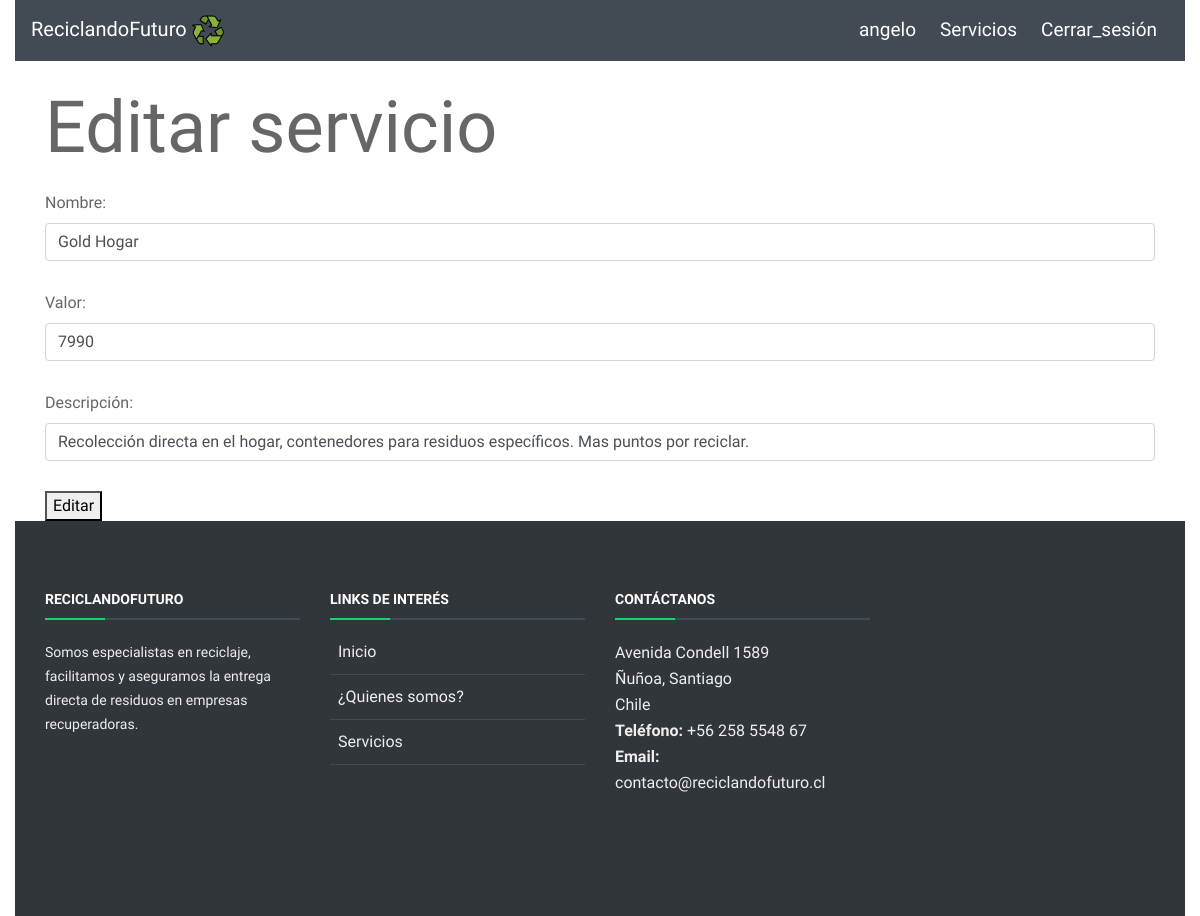
Screenshot of /editar_servicio/17 (signed in) with the database file from the repository.
### gestion_usuario/models.py (models this page shows, shortened)
class Servicio(models.Model):
    nombreservicio = models.CharField(max_length=20)
    valorservicio = models.IntegerField()
    descripcionservicio = models.CharField(max_length=200)

### gestion_usuario/views.py (the view)
# urls.py: path('editar_servicio/<int:servicio_id>', views.editar_servicio),
def editar_servicio(request, servicio_id):
    if request.user.is_authenticated:
        instancia= Servicio.objects.get(id=servicio_id)
        form=  RegistraServicio(instance=instancia)
        if request.method=="POST":
            form= RegistraServicio(request.POST, instance=instancia)
            if form.is_valid():
                instancia= form.save(commit=False)
                instancia.save()
                return redirect('servicio/listar_servicios/')
        return render(request, "gestion_usuario/servicio/editar_servicio.html",{'form':form})
    else:
            return render(request, 'principal.html', {})

### gestion_usuario/forms.py
class RegistraServicio(forms.ModelForm):
    class Meta():
        model = Servicio
        fields = ('nombreservicio',
                'valorservicio',
                'descripcionservicio',
                )
        labels = {
            'nombreservicio': 'Nombre',
            'valorservicio': 'Valor',
            'descripcionservicio': 'Descripción',
        }
    def __init__(self, *args, **kwargs):
        super(RegistraServicio, self).__init__(*args, **kwargs)
        self.fields['nombreservicio'].widget.attrs.update({'class': 'form-control'})
        self.fields['valorservicio'].widget.attrs.update({'class': 'form-control'})
        self.fields['descripcionservicio'].widget.attrs.update({'class': 'form-control'})

### gestion_usuario/templates/gestion_usuario/servicio/editar_servicio.html (shortened to what this page needs)
{% extends 'base.html' %}
{% block content %}
    <br>
    <h1 class="display-3">Editar servicio</h1>
    <form method="POST">
        {{ form.as_p }}
        <button type="submit">Editar</button>
    </form>
{% endblock content %}

### templates/base.html (shortened to what this page needs)
{% load static %}
<!DOCTYPE html>
<html lang="en">
  <head>
    <link rel="stylesheet" href="{% static 'css/bootstrap.css' %}">
    <link rel="stylesheet" href="{% static 'css/estilo.css' %}">
    <link
      href="https://unpkg.com/ionicons@4.5.9-1/dist/css/ionicons.min.css"
      rel="stylesheet"
    />
  </head>
  <body>
    <div class="container-fluid">
      <nav id="cont-nav-color" class="navbar navbar-expand-lg col-sm-12">
          <a class="navbar-brand" href="{% url 'gestion_usuario:index' %}" style="color:black">
            <small>ReciclandoFuturo </small><img src="{% static 'img/recycle-sign.png' %}" alt="" class="logo" />
          </a>
          <div class="collapse navbar-collapse" id="navegadorContenido">
            <ul class="navbar-nav ml-auto">
              {% if not request.user.is_authenticated %}
                <li class="nav-item mx-2">
                  <a class="nav-link" href="{% url 'gestion_usuario:principal' %}">Inicio</a>
                </li>
                <li class="nav-item mx-2">
                  <a class="nav-link" href="{% url 'gestion_usuario:servicios' %}">Servicios</a>
                </li>
                <li class="nav-item mx-2">
                  <a class="nav-link" href="{% url 'gestion_usuario:contacto' %}">Contacto</a>
                </li>
                <li class="nav-item mx-1">
                  <a class="nav-link" href="{% url 'gestion_usuario:login' %}">Iniciar_sesión</a>
                </li>
                <li class="nav-item mx-1">
                  <a class="nav-link" href="{% url 'gestion_usuario:registrar' %}">Registrate</a>
                </li>
              {% else %}
                <li class="nav-item mx-1">
                  <a class="nav-link" href="{% url 'gestion_usuario:index' %}">{{ user.username }}</a>
                </li>
                <li class="nav-item mx-1">
                  <a class="nav-link"  href="{% url 'gestion_usuario:listar_servicios' %}">Servicios</a>
                </li>
                <li class="nav-item mx-1">
                  <a class="nav-link" href="{% url 'gestion_usuario:logout' %}">Cerrar_sesión</a>
                </li>
              {% endif %}
            </ul>
          </div>
        </nav>
    </div>
    <div class="container">
        {% block content %}
        {% endblock content%}
    </div>
    <footer id="footer">
      <div class="footer-top">
        <div class="container">
          <div class="row">
            <div class="col-lg-3 col-md-6 footer-info">
              <h4>ReciclandoFuturo</h4>
              <p>Somos especialistas en reciclaje, facilitamos y aseguramos la entrega directa de residuos en empresas
                recuperadoras.</p>
            </div>
            <div class="col-lg-3 col-md-6 footer-links">
              <h4>Links de interés</h4>
              <ul>
                <li><i class="ion-ios-arrow-right"></i> <a href="#intro">Inicio</a></li>
                <li><i class="ion-ios-arrow-right"></i> <a href="#about">¿Quienes somos?</a></li>
                <li><i class="ion-ios-arrow-right"></i> <a href="servicios.html">Servicios</a></li>
              </ul>
            </div>
            <div class="col-lg-3 col-md-6 footer-contact">
              <h4>Contáctanos</h4>
              <p>
                Avenida Condell 1589 <br>
                Ñuñoa, Santiago<br>
                Chile <br>
                <strong>Teléfono:</strong> +56 258 5548 67<br>
                <strong>Email:</strong> contacto@reciclandofuturo.cl<br>
              </p>
            </div>
          </div>
        </div>
      </div>
    </footer>
  </body>

### static/css/estilo.css (style rules this page uses)
body { background: #fff; color: #666666; font-family: 'Inconsolata', monospace; }
a { color: #18d26e; transition: 0.5s; font-family: 'Inconsolata', monospace; }
p { padding: 0; margin: 0 0 30px 0; font-family: 'Inconsolata', monospace; }
h1, h2, h3, h4, h5, h6 { font-family: 'Inconsolata', monospace; font-weight: 400; margin: 0 0 20px 0; padding: 0; }
nav { font-family: 'Inconsolata', monospace; }
footer { font-family: 'Inconsolata', monospace; background-color: #424B54; color: white; }
#cont-nav-color { background-color: #424B54; }
#navegadorContenido ul li a { text-decoration: none; color: white; font-size: 19px; }
#cont-nav-color small { color: white; font-size: 20px; }
#footer { background: rgb(49, 54, 59); color: #eee; font-size: 16px; margin-left: 15px; margin-right: 15px; }
#footer .footer-top { background: rgb(49, 54, 59); padding: 70px 0 60px 0; }
#footer .footer-top .footer-info { margin-bottom: 60px; }
#footer .footer-top .footer-info p { font-size: 14px; line-height: 24px; margin-bottom: 0; font-family: "Inconsolata", sans-serif; color: #eee; }
#footer .footer-top h4 { font-size: 14px; font-weight: bold; color: #fff; text-transform: uppercase; position: relative; padding-bottom: 12px; }
#footer .footer-top h4::before, #footer .footer-top h4::after { content: ''; position: absolute; left: 0; bottom: 0; height: 2px; }
#footer .footer-top h4::before { right: 0; background: #424B54FF; }
#footer .footer-top h4::after { background: #18d26e; width: 60px; }
#footer .footer-top .footer-links { margin-bottom: 30px; }
#footer .footer-top .footer-links ul { list-style: none; padding: 0; margin: 0; }
#footer .footer-top .footer-links ul i { padding-right: 8px; color: #ddd; }
#footer .footer-top .footer-links ul li { border-bottom: 1px solid #424B54FF; padding: 10px 0; }
#footer .footer-top .footer-links ul li:first-child { padding-top: 0; }
#footer .footer-top .footer-links ul a { color: #eee; }
#footer .footer-top .footer-contact { margin-bottom: 30px; }
#footer .footer-top .footer-contact p { line-height: 26px; }

### rows the page displays
Servicio: nombreservicio "Gold Hogar", valorservicio "7990", descripcionservicio "Recolección directa en el hogar, contenedores para residuos específicos. Mas puntos por reciclar."

### other values shown
{{ user.username }} "angelo"
